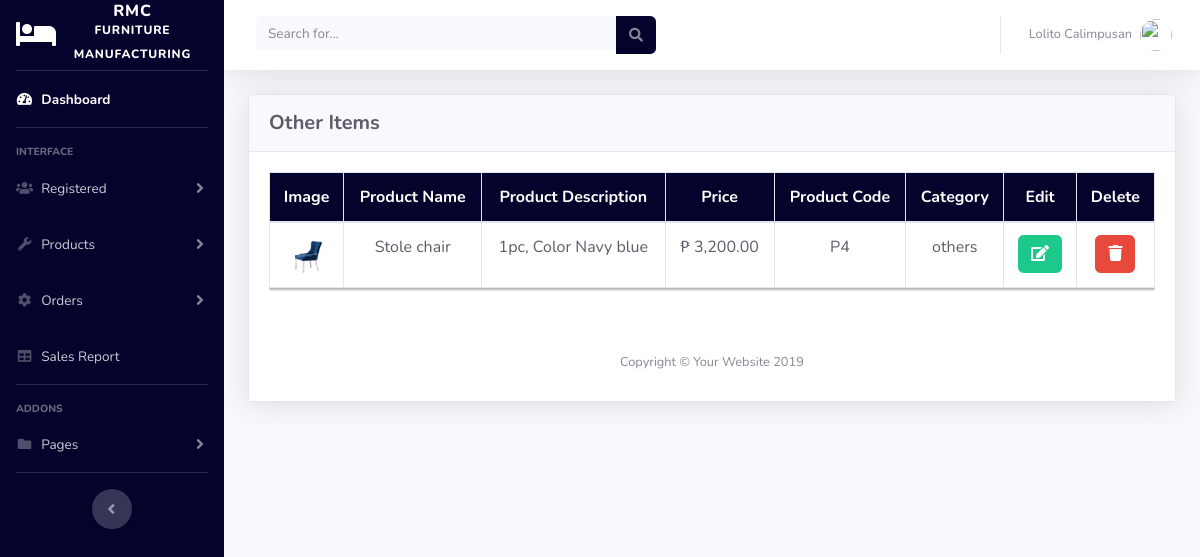
Screenshot of /admin/other_items.php (signed in) with the database file from the repository.
### tables this page shows
CREATE TABLE `register` (
  `id` int(11) NOT NULL,
  `fname` varchar(255) NOT NULL,
  `lname` varchar(255) NOT NULL,
  `age` varchar(20) NOT NULL,
  `gender` varchar(50) NOT NULL,
  `address` varchar(255) NOT NULL,
  `phone` varchar(30) NOT NULL,
  `image` varchar(255) NOT NULL,
  `email` varchar(255) NOT NULL,
  `password` varchar(255) NOT NULL,
  `otp` int(11) DEFAULT NULL,
  `role` varchar(20) DEFAULT NULL,
  `date_registered` datetime NOT NULL DEFAULT current_timestamp(),
  `status` varchar(100) NOT NULL
);

CREATE TABLE `product` (
  `id` int(11) NOT NULL,
  `product_name` varchar(100) NOT NULL,
  `product_desc` varchar(255) NOT NULL,
  `product_price` varchar(50) NOT NULL,
  `product_image` varchar(255) NOT NULL,
  `product_code` varchar(10) NOT NULL,
  `category` varchar(50) NOT NULL,
  `most_saled` int(11) DEFAULT NULL
);

### admin/other_items.php (the view, shortened to what this page needs)
<?php
include('includes/header.php');
include('includes/navbar.php');
?>
<div class="container-fluid">
  <div class="card shadow mb-4">
    <div class="card-header py-3">
      <h5 class="m-0 font-weight-bold text-dark">
        Other Items
      </h5>
    </div>
  <div class="card-body">
  <div class="table-responsive">
  <table class="table table-bordered text-dark text-center" id="dataTable" width="100%" cellspacing="0" style="box-shadow: 0px 2px 2px rgba(0,0,0,0.3);">
    <thead>
      <tr style="background-color: rgb(3, 3, 43); color: white;">
        <th>Image</th>
        <th>Product Name</th>
        <th>Product Description</th>
        <th>Price</th>
        <th>Product Code</th>
        <th>Category</th>
        <th>Edit</th>
        <th>Delete</th>
      </tr>
    </thead>
    <tbody>
      <?php
          require('../config.php');
          $stmt = $conn->prepare("SELECT * FROM product WHERE category = 'others' ");
          $stmt->execute();
          $result = $stmt->get_result();
          $total = $result->num_rows;
          if($total > 0){
            $row = $result->fetch_assoc();
          }
          else{
            echo " Emmpty Records";
          }
      ?>
      <?php do{ ?>
      <tr class="hover-tr">
        <td><a href="products/<?= $row['product_image'];?>">
        <img src="products/<?= $row['product_image'];?>" width="40px" height="40px">
        </a></td>
        <td><?= $row['product_name'];?></td>
        <td><?= $row['product_desc'];?></td>
        <td>&#8369; <?= number_format($row['product_price'],2) ?></td>
        <td><?= $row['product_code'];?></td>
        <td><?= $row['category'];?></td>
        <td>
            <form action="edit_product.php" method="post">
                <button  type="submit" name="edit_btn" class="btn btn-success"> <i class="fas fa-edit"></i> </button>
            </form>
        </td>
        <td>
            <form action="code.php" method="post">
              <button type="submit" name="delete_btn" class="btn btn-danger"> <i class="fa fa-trash"></i> </button>
            </form>
        </td>
        </tr>
        <?php } while($row = $result->fetch_assoc()); ?>
    </tbody>
  </table>
  </div>
</div>
<?php
include('includes/footer.php');
?>

### admin/includes/navbar.php (shortened to what this page needs)
   <ul class="navbar-nav  sidebar sidebar-dark accordion" id="accordionSidebar" style=" background-color: rgb(3, 3, 43);">
<a class="sidebar-brand d-flex align-items-center justify-content-center" href="index.php">
  <div class="sidebar-brand-icon">
    <i class="fas fa-bed"></i>
  </div>
  <div class="sidebar-brand-text mx-3">RMC <sup>Furniture Manufacturing</sup></div>
</a>
<hr class="sidebar-divider my-0">
<li class="nav-item active">
  <a class="nav-link" href="index.php">
    <i class="fas fa-fw fa-tachometer-alt"></i>
    <span>Dashboard</span></a>
</li>
<hr class="sidebar-divider">
<div class="sidebar-heading">
  Interface
</div>
<li class="nav-item">
  <a class="nav-link collapsed" href="#" data-toggle="collapse" data-target="#collapseOne" aria-expanded="true" aria-controls="collapseOne">
    <i class="fas fa-users"></i>
    <span>Registered</span>
  </a>
</li>
<li class="nav-item">
  <a class="nav-link collapsed" href="#" data-toggle="collapse" data-target="#collapseUtilities" aria-expanded="true" aria-controls="collapseUtilities">
    <i class="fas fa-fw fa-wrench"></i>
    <span>Products</span>
  </a>
</li>
<li class="nav-item">
  <a class="nav-link collapsed" href="#" data-toggle="collapse" data-target="#collapseTwo" aria-expanded="true" aria-controls="collapseTwo">
    <i class="fas fa-fw fa-cog"></i>
    <span>Orders</span>
  </a>
</li>
<li class="nav-item">
  <a class="nav-link" href="sales_report.php">
    <i class="fas fa-fw fa-table"></i>
    <span>Sales Report</span></a>
</li>
<hr class="sidebar-divider">
<div class="sidebar-heading">
  Addons
</div>
<li class="nav-item">
  <a class="nav-link collapsed" href="#" data-toggle="collapse" data-target="#collapsePages" aria-expanded="true" aria-controls="collapsePages">
    <i class="fas fa-fw fa-folder"></i>
    <span>Pages</span>
  </a>
</li>
<hr class="sidebar-divider d-none d-md-block">
<div class="text-center d-none d-md-inline">
  <button class="rounded-circle border-0" id="sidebarToggle"></button>
</div>
</ul>
    <div id="content-wrapper" class="d-flex flex-column">
      <div id="content">
        <nav class="navbar navbar-expand navbar-light bg-white topbar mb-4 static-top shadow">
          <form class="d-none d-sm-inline-block form-inline mr-auto ml-md-3 my-2 my-md-0 mw-100 navbar-search">
            <div class="input-group">
              <input type="text" class="form-control bg-light border-0 small" placeholder="Search for..." aria-label="Search" aria-describedby="basic-addon2">
              <div class="input-group-append">
                <button class="btn" type="button" style=" background-color: rgb(3, 3, 43);">
                  <i class="fas fa-search fa-sm"></i>
                </button>
              </div>
            </div>
          </form>
          <ul class="navbar-nav ml-auto">
            <li class="nav-item dropdown no-arrow">
              <a class="nav-link dropdown-toggle" href="#" id="userDropdown" role="button" data-toggle="dropdown" aria-haspopup="true" aria-expanded="false">
                <span class="mr-2 d-none d-lg-inline text-gray-600 small">
               <?php
                 require('../config.php');
                 if(isset($_SESSION['Admin_id'])){
                     $id = $_SESSION['Admin_id'];
                     $stmt = $conn->prepare("SELECT * FROM register WHERE id = ?");
                     $stmt->bind_param("s", $id);
                     $stmt->execute();
                     $result = $stmt->get_result();
                     $total = $result->num_rows;
                     if($total > 0){
                         $row = $result->fetch_assoc();
                         echo $row['fname'] . " " . $row['lname'];?>
                </span>
                <img class="img-profile rounded-circle" src="https://source.unsplash.com/QAB-WJcbgJk/60x60">
              </a>
              <?php }
                 }?>
            </li>
          </ul>
        </nav>

### rows the page displays
register: fname "Lolito", lname "Calimpusan"
product: product_image (picture), product_name "Stole chair", product_desc "1pc, Color Navy blue", product_price "3,200.00", product_code "P4", category "others"
